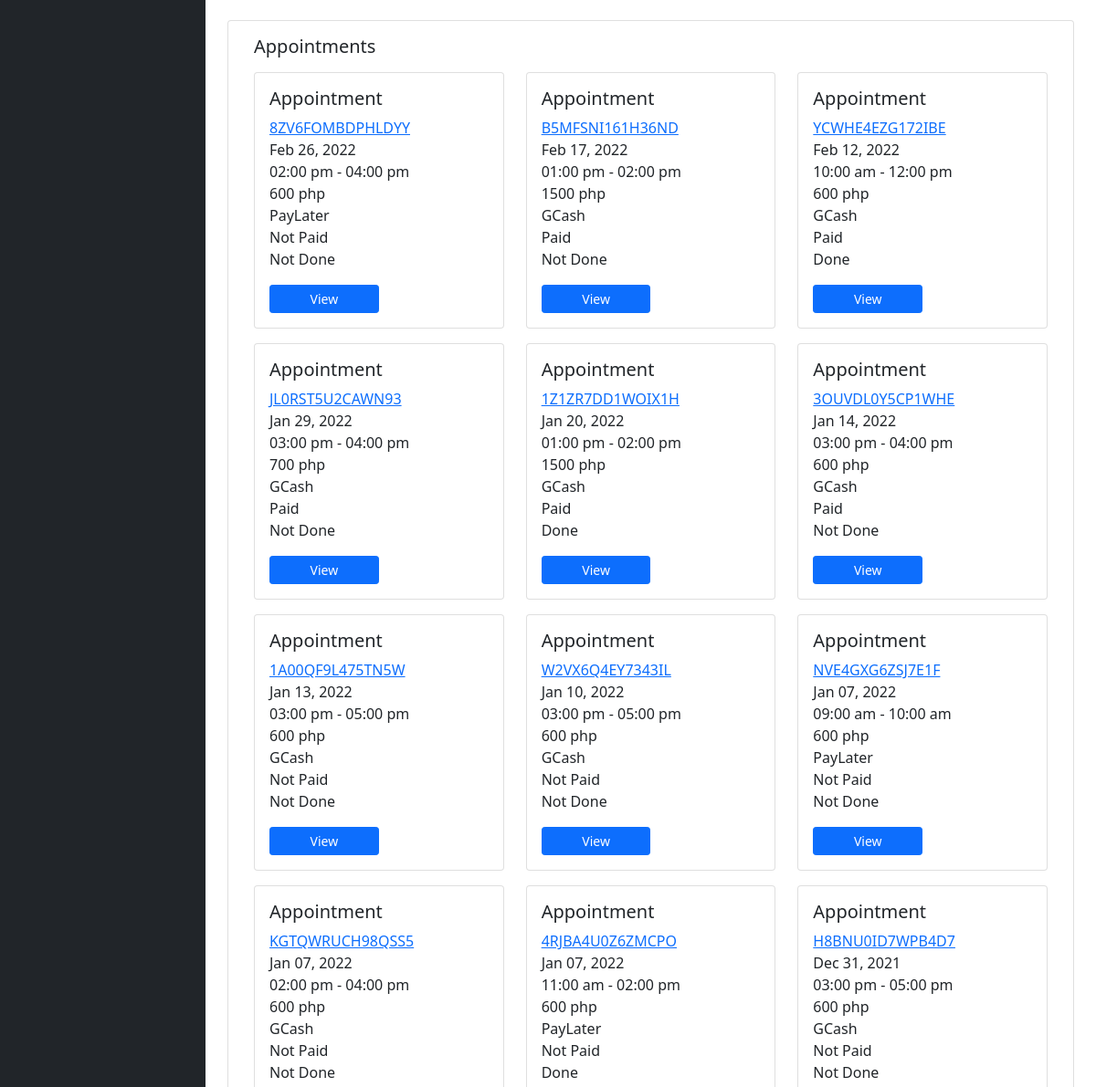
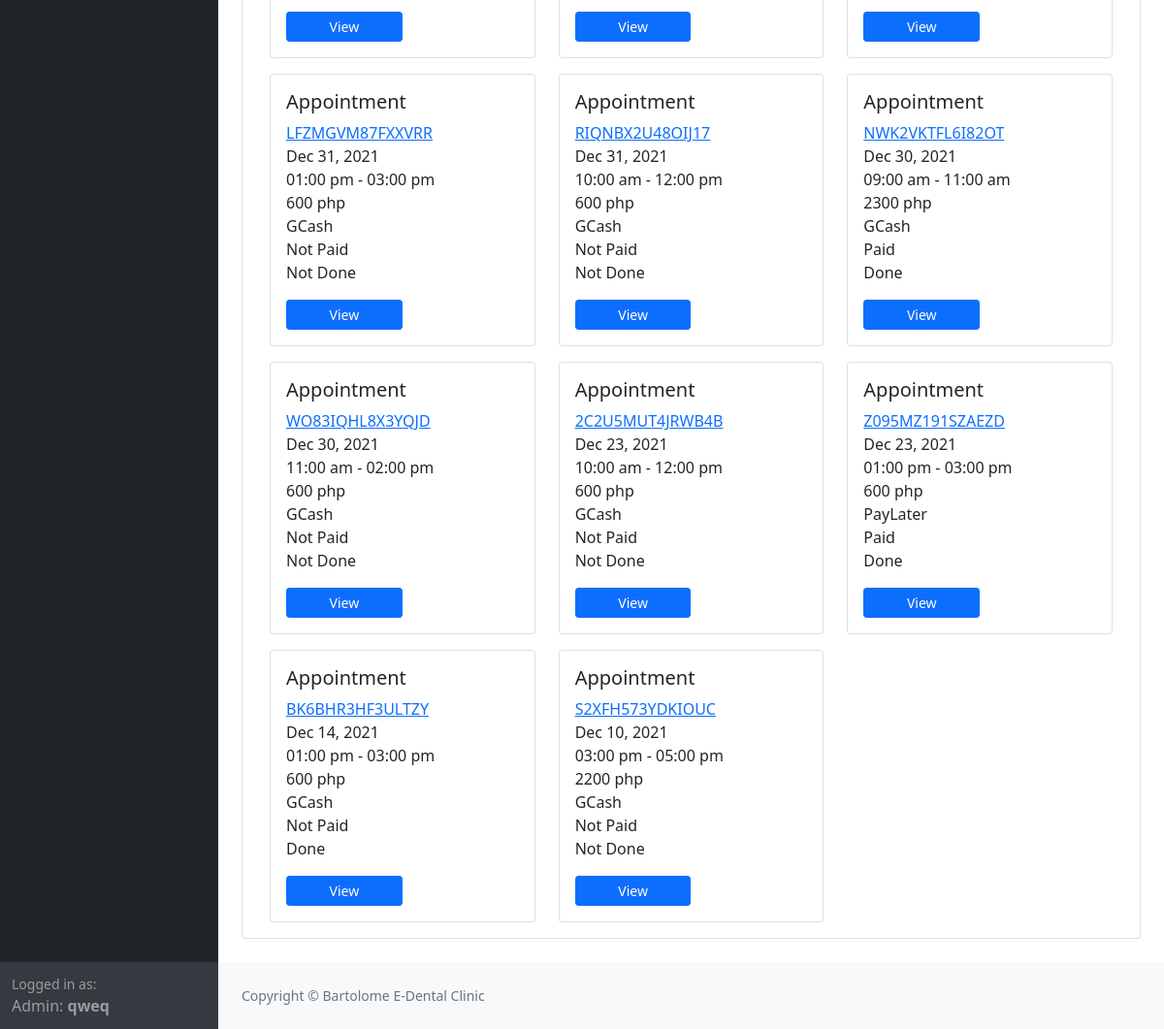
/admin/patients/1001 (signed in, lower part), run on an earlier commit of the app's database (2 pictures, top to bottom).
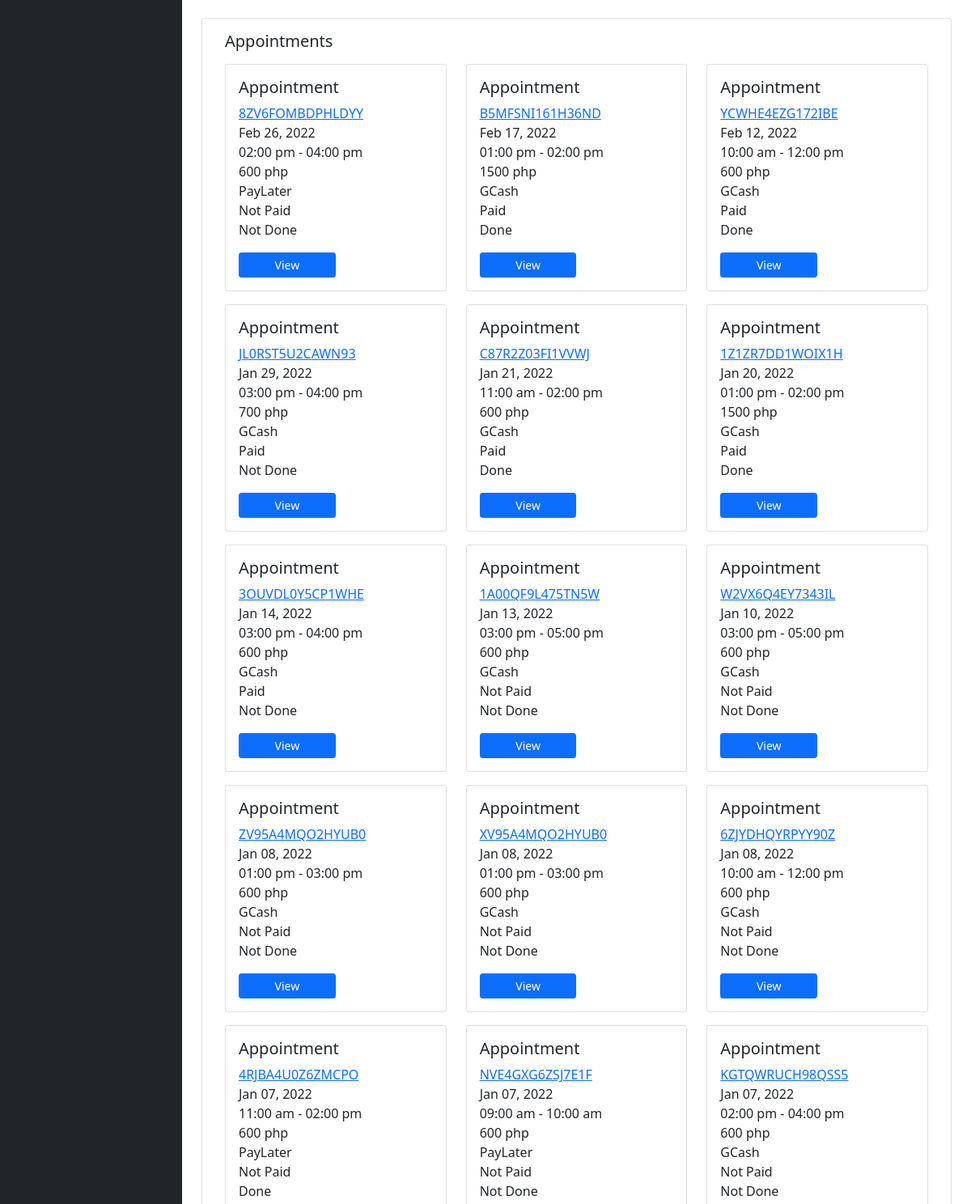
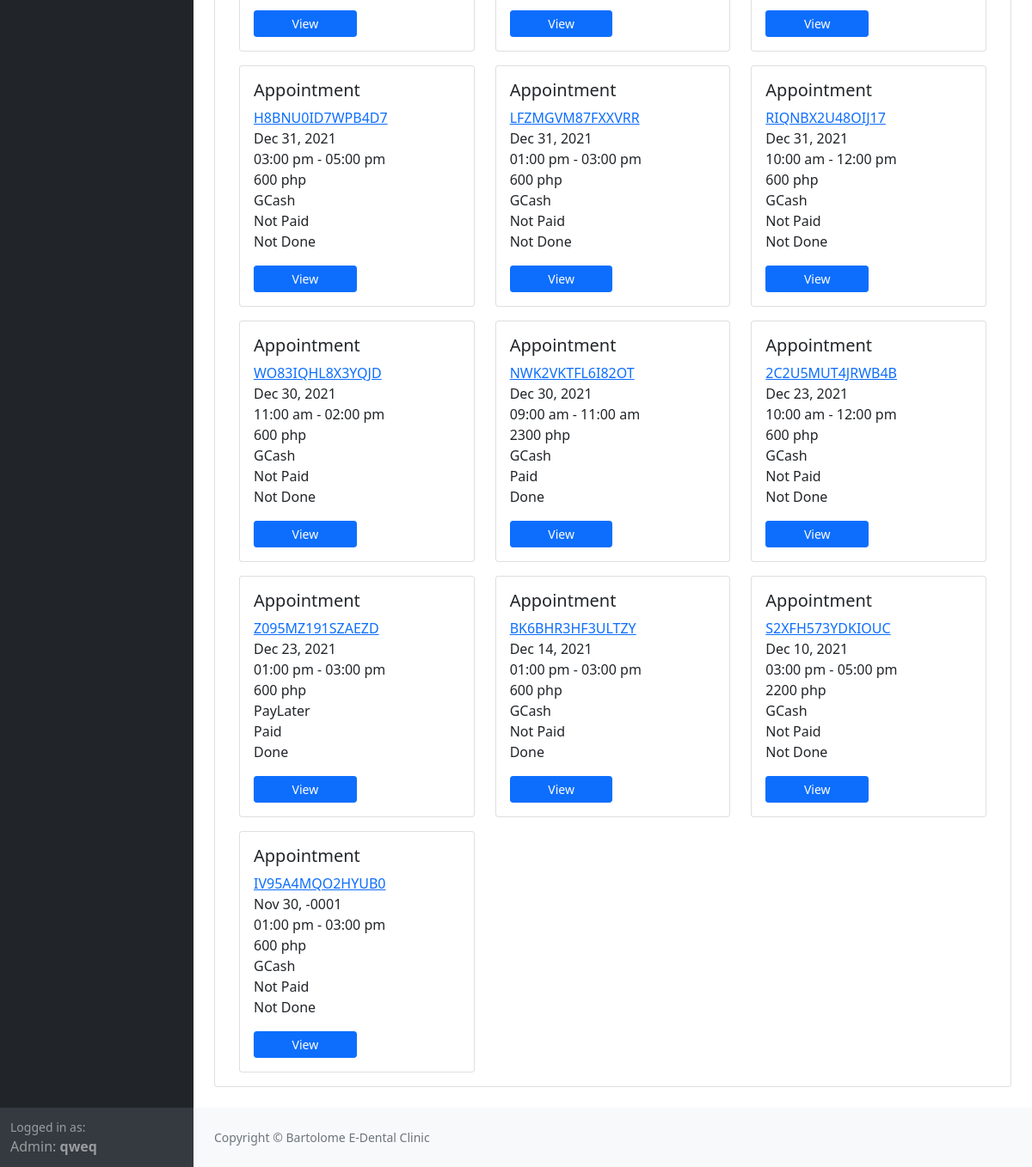
And on a later commit of the database (2 pictures, top to bottom).
### tables this page shows
CREATE TABLE `appointment` (
  `Appointment_Id` varchar(20) NOT NULL,
  `Patient_ID` int(5) NOT NULL,
  `Contact` varchar(12) NOT NULL,
  `Appoinment_Date` date NOT NULL,
  `Appointment_StartTime` time NOT NULL,
  `Appointment_EndTime` time NOT NULL,
  `Duration_Minutes` int(3) NOT NULL,
  `Allotted_Hours` int(2) NOT NULL,
  `Date_Created` datetime NOT NULL,
  `Payment_Method` varchar(25) NOT NULL,
  `IsPaid` tinyint(1) NOT NULL,
  `Amount` int(6) NOT NULL,
  `IsDone` tinyint(1) NOT NULL,
  `IsApproved` tinyint(1) NOT NULL
);

### classes/databaseConnection.class.php (called while the page is built)
<?php
class DatabaseConnection {
    private $host = 'localhost';
    private $user = 'root';
    private $password = '';
    private $databaseName = 'dentalclinic_system';
    protected function connect(){
        try{
            $dsn = 'mysql:host='. $this->host .';dbname='. $this->databaseName;
            $pdo =  new PDO($dsn, $this->user, $this->password);
            $pdo->setAttribute(PDO::ATTR_DEFAULT_FETCH_MODE,PDO::FETCH_ASSOC);
            return $pdo;
        }catch(PDOException $e){
            print "Error: " .$e->getMessage() . "<br/>";
            die();
        }
    }
}

### classes/appoinment.class.php (called while the page is built, shortened)
<?php
include_once 'databaseConnection.class.php';
class Appointment extends DatabaseConnection
{
    public function getAppointmentByPatientID($patientId)
    {
        $sql = "SELECT * FROM `appointment` WHERE `Patient_ID` = ? ORDER BY `appointment`.`Appoinment_Date` DESC";
        $stmt = $this->connect()->prepare($sql);
        $stmt->execute([$patientId]);
        $appointmentData = array();
        while ($row = $stmt->fetch()) {
            $appointment = array(
                "Appointment_Id" => $row["Appointment_Id"],
                "Patient_ID" => $row["Patient_ID"],
                "Contact" => $row["Contact"],
                "Appoinment_Date" => $row["Appoinment_Date"],
                "Appointment_StartTime" => $row["Appointment_StartTime"],
                "Appointment_EndTime" => $row["Appointment_EndTime"],
                "Duration_Minutes" => $row["Duration_Minutes"],
                "Allotted_Hours" => $row["Allotted_Hours"],
                "Date_Created" => $row["Date_Created"],
                "Payment_Method" => $row["Payment_Method"],
                "IsPaid" => $row["IsPaid"],
                "IsDone" => $row["IsDone"],
                "Amount" => $row["Amount"],
            );
            array_push($appointmentData, $appointment);
        }
        return $appointmentData;
    }
}

### admin/patientView.php (the view, shortened to what the changed rows need)
<!DOCTYPE html>
<html lang="en">
<head>
    <?php include 'html-head.php' ?>
</head>
<body class="sb-nav-fixed">
    <div id="layoutSidenav">
        <div id="layoutSidenav_content">
            <main>
                <?php
                $patientId = $_GET["patientId"];
                ?>
                <div class="container-fluid px-4">
                    <div class="card mb-4">
                        <div class="card-body">
                            <div class="container">
                                <div class="row">
                                    <div class="col-md-12">
                                        <div class="row overflow-auto gy-3" style="max-height: 80vh;">
                                            <?php
                                            include_once '../classes/appoinment.class.php';
                                            $app_obj = new Appointment();
                                            $appointment_arr = $app_obj->getAppointmentByPatientID($_GET["patientId"]);
                                            foreach ($appointment_arr as $appointment) {
                                                $appId = $appointment["Appointment_Id"];
                                                $thedate = date_create($appointment["Appoinment_Date"]);
                                                $appDate = date_format($thedate, "M d, Y");
                                                $appTime_Start = date_create($appointment["Appointment_StartTime"]);
                                                $appTime_End = date_create($appointment["Appointment_EndTime"]);
                                                $apptime = date_format($appTime_Start, ' h:i a') . " - " . date_format($appTime_End, " h:i a");
                                                $payment = $appointment["Payment_Method"];
                                                $isPaid = ($appointment["IsPaid"]) ? "Paid" : "Not Paid";
                                                $isDone = ($appointment["IsDone"]) ? "Done" : "Not Done";
                                                $amount =  $appointment["Amount"];
                                                echo <<<APP
                                                    <div class="col-lg-4">
                                                        <div class="card">
                                                            <div class="card-body">
                                                                <h5 class="card-title">Appointment</h5>
                                                                <a href="appointment/$appId" class="card-text">$appId</a>
                                                                <p class="card-text m-0">$appDate</p>
                                                                <p class="card-text m-0">$apptime</p>
                                                                <p class="card-text m-0">$amount php</p>
                                                                <p class="card-text m-0">$payment</p>
                                                                <p class="card-text m-0">$isPaid</p>
                                                                <p class="card-text m-0">$isDone</p>
                                                                <a type="button" class="btn btn-primary btn-sm w-50 mt-3" href="appointment/$appId">View</a>
                                                            </div>
                                                        </div>
                                                    </div>
                                                APP;
                                            }
                                            ?>
                                        </div>
                                    </div>
                                </div>
                            </div>
                        </div>
                    </div>
                </div>
            </main>
        </div>
    </div>
</body>
</html>

What changed in the data, as far as the page shows it:
changed appointment "B5MFSNI161H36ND": IsDone "Not Done" → "Done"
added appointment: Appointment_Id "C87R2Z03FI1VVWJ", Appoinment_Date "Jan 21, 2022", apptime "11:00 am - 02:00 pm", Amount "600", Payment_Method "GCash", IsPaid "Paid", IsDone "Done"
added appointment: Appointment_Id "ZV95A4MQO2HYUB0", Appoinment_Date "Jan 08, 2022", apptime "01:00 pm - 03:00 pm", Amount "600", Payment_Method "GCash", IsPaid "Not Paid", IsDone "Not Done"
added appointment: Appointment_Id "XV95A4MQO2HYUB0", Appoinment_Date "Jan 08, 2022", apptime "01:00 pm - 03:00 pm", Amount "600", Payment_Method "GCash", IsPaid "Not Paid", IsDone "Not Done"
added appointment: Appointment_Id "6ZJYDHQYRPYY90Z", Appoinment_Date "Jan 08, 2022", apptime "10:00 am - 12:00 pm", Amount "600", Payment_Method "GCash", IsPaid "Not Paid", IsDone "Not Done"
shown differently, row unchanged: appointment "4RJBA4U0Z6ZMCPO": moves up the list
shown differently, row unchanged: appointment "WO83IQHL8X3YQJD": moves up the list
added appointment: Appointment_Id "IV95A4MQO2HYUB0", Appoinment_Date "Nov 30, -0001", apptime "01:00 pm - 03:00 pm", Amount "600", Payment_Method "GCash", IsPaid "Not Paid", IsDone "Not Done"
